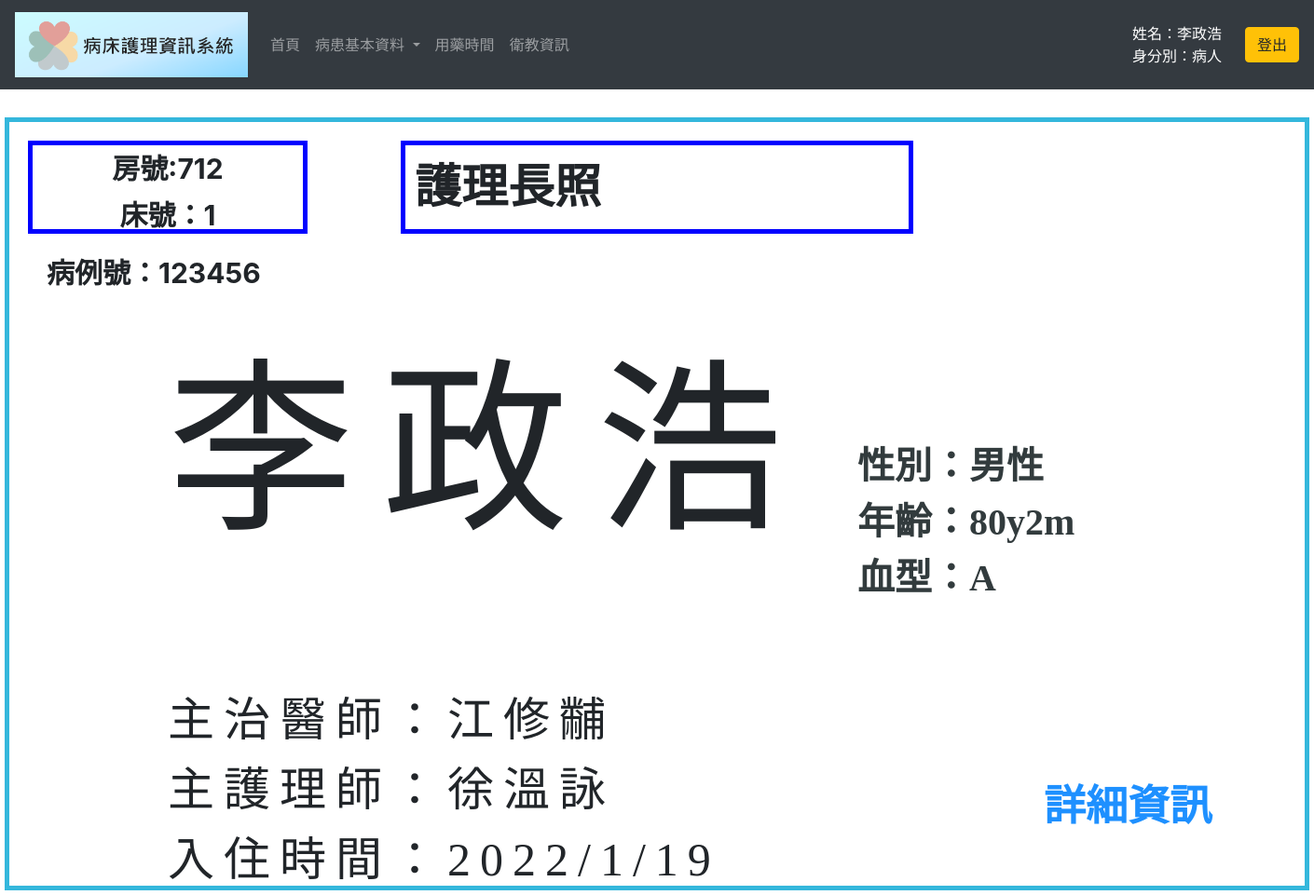
/patient_bed_card.php (signed in), run on an earlier commit of the app's database.
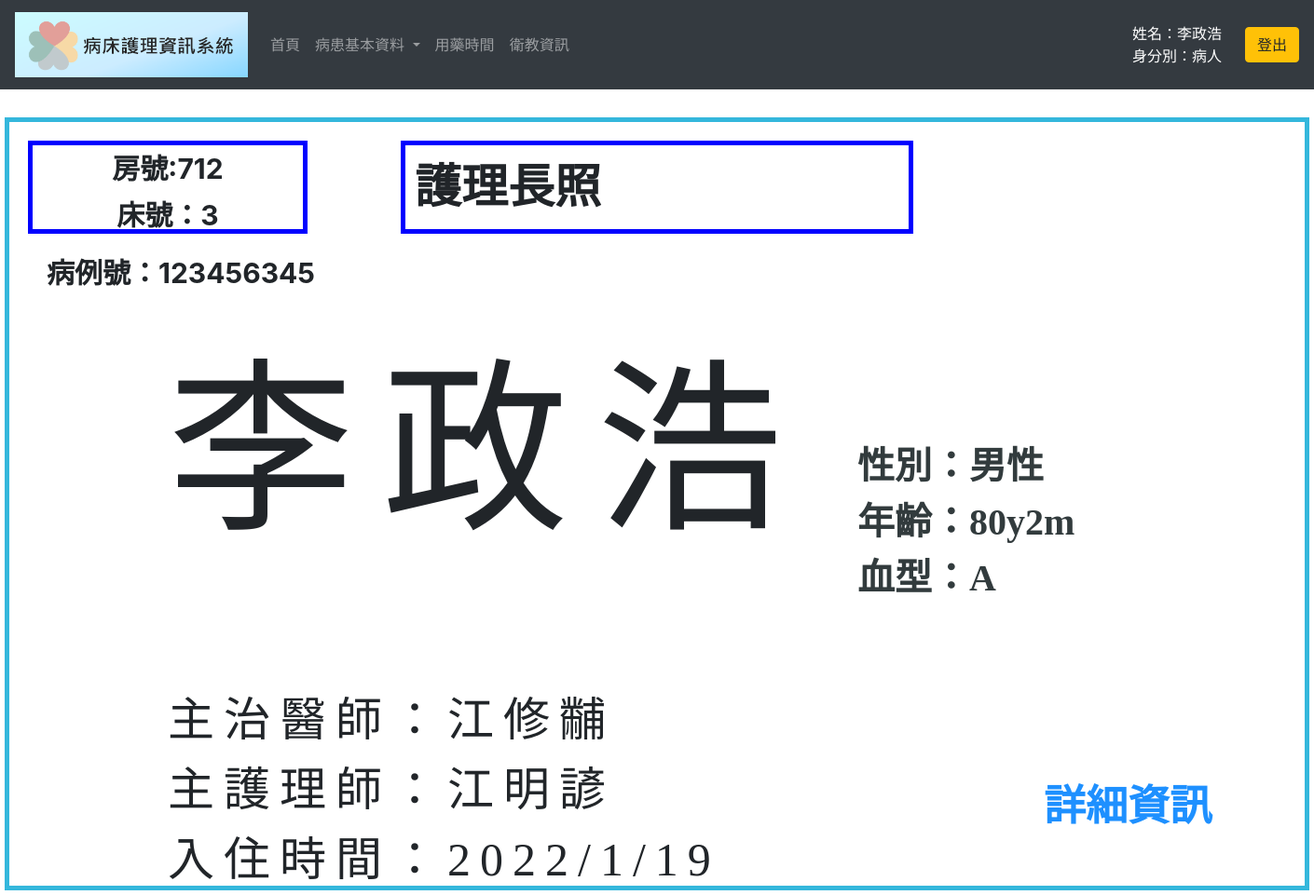
And on a later commit of the database.
### tables this page shows
CREATE TABLE `patient_admission_info` (
  `id_number` varchar(255) NOT NULL,
  `ward_no` int(11) DEFAULT NULL,
  `r1` varchar(255) DEFAULT NULL,
  `bed_no` int(11) DEFAULT NULL,
  `r2` varchar(255) DEFAULT NULL,
  `phone_no` varchar(255) DEFAULT NULL,
  `r3` varchar(255) DEFAULT NULL,
  `address` varchar(255) DEFAULT NULL,
  `r4` varchar(255) DEFAULT NULL,
  `emergency_contact` varchar(255) DEFAULT NULL,
  `r5` varchar(255) DEFAULT NULL,
  `emergency_contact_no` varchar(255) DEFAULT NULL,
  `r6` varchar(255) DEFAULT NULL,
  `hospitalization_date` varchar(255) DEFAULT NULL,
  `r7` varchar(255) DEFAULT NULL,
  `observation_time` varchar(255) DEFAULT NULL,
  `r8` varchar(255) DEFAULT NULL,
  `attending_physician` varchar(255) DEFAULT NULL,
  `r9` varchar(255) DEFAULT NULL,
  `nurse` varchar(255) DEFAULT NULL,
  `r10` varchar(255) DEFAULT NULL,
  `current_condition` varchar(255) DEFAULT NULL,
  `r11` varchar(255) DEFAULT NULL,
  `transaction_info` varchar(255) DEFAULT NULL
);

CREATE TABLE `patient_basic_info` (
  `id_number` varchar(255) NOT NULL,
  `r1` varchar(255) DEFAULT NULL,
  `chart_no` varchar(255) DEFAULT NULL,
  `r2` varchar(255) DEFAULT NULL,
  `m_name` varchar(255) DEFAULT NULL,
  `r3` varchar(255) DEFAULT NULL,
  `gender` varchar(255) DEFAULT NULL,
  `r4` varchar(255) DEFAULT NULL,
  `birth_date` varchar(255) DEFAULT NULL,
  `r5` varchar(255) DEFAULT NULL,
  `blood` varchar(255) DEFAULT NULL,
  `r6` varchar(255) DEFAULT NULL,
  `rh` varchar(255) DEFAULT NULL,
  `r7` varchar(255) DEFAULT NULL,
  `major_illness` varchar(255) DEFAULT NULL,
  `r8` varchar(255) DEFAULT NULL,
  `allergies` varchar(255) DEFAULT NULL,
  `r9` varchar(255) DEFAULT NULL
);

### patient_bed_card.php (the view, shortened to what this page needs)
<?php
    $conn = new PDO("mysql:host=localhost;dbname=access_test", "root", "");
    $stmt = $conn ->prepare("SELECT ward_no FROM patient_admission_info WHERE id_number='".$_SESSION['id_number']."'");
    $stmt-> execute();
    $ward_no = $stmt->fetchAll()[0][0];
    $stmt = $conn ->prepare("SELECT bed_no FROM patient_admission_info WHERE id_number='".$_SESSION['id_number']."'");
    $stmt-> execute();
    $bed_no = $stmt->fetchAll()[0][0];
    $stmt = $conn ->prepare("SELECT chart_no FROM patient_basic_info WHERE id_number='".$_SESSION['id_number']."'");
    $stmt-> execute();
    $chart_no = $stmt->fetchAll()[0][0];
    $stmt = $conn ->prepare("SELECT gender FROM patient_basic_info WHERE id_number='".$_SESSION['id_number']."'");
    $stmt-> execute();
    $gender = $stmt->fetchAll()[0][0];
    $stmt = $conn ->prepare("SELECT blood FROM patient_basic_info WHERE id_number='".$_SESSION['id_number']."'");
    $stmt-> execute();
    $blood = $stmt->fetchAll()[0][0];
    $stmt = $conn ->prepare("SELECT attending_physician FROM patient_admission_info WHERE id_number='".$_SESSION['id_number']."'");
    $stmt-> execute();
    $physician = $stmt->fetchAll()[0][0];
    $stmt = $conn ->prepare("SELECT nurse FROM patient_admission_info WHERE id_number='".$_SESSION['id_number']."'");
    $stmt-> execute();
    $nurse = $stmt->fetchAll()[0][0];
    $stmt = $conn ->prepare("SELECT hospitalization_date FROM patient_admission_info WHERE id_number='".$_SESSION['id_number']."'");
    $stmt-> execute();
    $date = $stmt->fetchAll()[0][0];
?>
<!DOCTYPE html>
<html>
<head>
    <link rel="stylesheet" href="https://cdn.jsdelivr.net/npm/bootstrap@4.6.1/dist/css/bootstrap.min.css">
</head>
<body>
<nav class="navbar navbar-expand-sm bg-dark navbar-dark static-top" style="margin-bottom: 30px;">
    <a class="navbar-brand" href="patient_main.php">
      <img src="./images/topic.png" alt="logo" style="width:250px;">
    </a>
    <ul class="navbar-nav mr-auto">
      <li class="nav-item">
        <a class="nav-link" href="patient_main.php">首頁</a>
      </li>
      <li class="nav-item dropdown">
        <a class="nav-link dropdown-toggle" href="#" id="navbardrop" data-toggle="dropdown">
          病患基本資料
        </a>
      </li>
      <li class="nav-item">
        <a class="nav-link" href="patient_med_time.php">用藥時間</a>
      </li>
      <li class="nav-item">
        <a class="nav-link" href="patient_health_education.php">衛教資訊</a>
      </li>
    </ul>
    <div style="margin-right:10px ;text-align:right; color:white;" class="col-xs-12 col-md-2">
      <?php
        $name = $_SESSION["name"];
        $identity = $_SESSION["identity"];
        echo "姓名：" . $name . "<br>身分別：" . $identity ;
      ?>
    </div>
    <form  id="login" method="POST" action="logout.php">
      <input class="btn btn-warning" type="submit" value="登出">
    </form>
  </nav>
<div style="position:relative; width: 1400px;0px; height: 830px; border:5px rgb(52, 183, 220) solid;padding: 20px; margin: 0 auto;">
        <div id="bed">房號:<?php echo $ward_no;?><br>床號：<?php echo $bed_no;?></div>
        <div class="locate"><p1>護理長照</p1><p2><iframe href="#" src="https://www.zeitverschiebung.net/clock-widget-iframe-v2?language=en&size=small&timezone=Asia%2FTaipei" width="100%" height="90" frameborder="0" seamless></iframe> </p2></div>
        <div style="margin: 20px;font-size: 30px; font-weight:bold;">病例號：<?php echo $chart_no;?></div>
        <div class="info1"><p1><?php echo $name?></p1><p2>性別：<?php echo $gender;?><br>年齡：80y2m<br>血型：<?php echo $blood;?></p2></div>
        <div class="info2">
            主治醫師：<?php echo $physician;?><br>
            主護理師：<?php echo $nurse;?><br>
            入住時間：<?php echo $date;?>
        </div>
        <div id="qrcode" style="float:right; position: absolute; bottom: 50px; right: 100px;">
            <p style="color:dodgerblue; font-size: 45px; margin-bottom: 0;font-weight:bold;font-family:微軟正黑體;">詳細資訊</p>
        </div>
    </div>
</body>
</html>

What changed in the data, as far as the page shows it:
changed patient_admission_info "江修黼": bed_no "1" → "3"; nurse "徐溫詠" → "江明諺"
changed patient_basic_info "男性": chart_no "123456" → "123456345"
